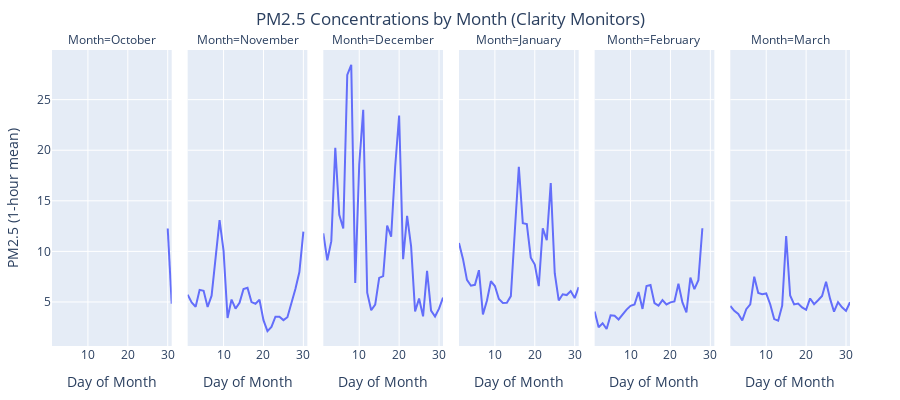

Notebook code for this chart:
### Code cell
# Keep the clarity_df_grouped definition
clarity_df_grouped = clarity_df.groupby(['date']).agg({'pm2_5_1h_mean': 'mean'}).reset_index()
clarity_df_grouped['month_year_str'] = clarity_df_grouped['date'].dt.strftime('%B')
clarity_df_grouped['day'] = clarity_df_grouped['date'].dt.day

# Create a facet grid with month-year as the facet column
fig = px.line(
    clarity_df_grouped,
    x="day",
    y="pm2_5_1h_mean",
    facet_col="month_year_str",
    facet_col_wrap=6,
    title="PM2.5 Concentrations by Month (Clarity Monitors)",
    labels={"pm2_5_1h_mean": "PM2.5 (1-hour mean)", "day": "Day of Month", "month_year_str": "Month"},
    height=400
)

# Update layout for better visualization
fig.update_layout(
    margin=dict(t=50, l=50, r=50, b=50),
    title_x=0.5
)

# Show the plot
fig.show()

### Figure 1 — Plotly figure (JSON) as saved in the notebook; plotly's stock layout.template omitted (floating-point values rounded to 4 significant figures)
{"data": [{"hovertemplate": "Month=October<br>Day of Month=%{x}<br>PM2.5 (1-hour mean)=%{y}<extra></extra>", "legendgroup": "", "line": {"color": "#636efa", "dash": "solid"}, "marker": {"symbol": "circle"}, "mode": "lines", "name": "", "orientation": "v", "showlegend": false, "type": "scatter", "x": [30, 31], "xaxis": "x", "y": [12.27, 4.833], "yaxis": "y"}, {"hovertemplate": "Month=November<br>Day of Month=%{x}<br>PM2.5 (1-hour mean)=%{y}<extra></extra>", "legendgroup": "", "line": {"color": "#636efa", "dash": "solid"}, "marker": {"symbol": "circle"}, "mode": "lines", "name": "", "orientation": "v", "showlegend": false, "type": "scatter", "x": [1, 2, 3, 4, 5, 6, 7, 8, 9, 10, 11, 12, 13, 14, 15, 16, 17, 18, 19, 20, 21, 22, 23, 24, 25, 26, 27, 28, 29, 30], "xaxis": "x2", "y": [5.724, 4.951, 4.522, 6.193, 6.101, 4.505, 5.619, 9.501, 13.08, 10.05, 3.415, 5.239, 4.338, 4.917, 6.278, 6.406, 4.99, 4.821, 5.218, 3.204, 2.11, 2.528, 3.548, 3.531, 3.204, 3.494, 4.772, 6.281, 7.956, 11.95], "yaxis": "y2"}, {"hovertemplate": "Month=December<br>Day of Month=%{x}<br>PM2.5 (1-hour mean)=%{y}<extra></extra>", "legendgroup": "", "line": {"color": "#636efa", "dash": "solid"}, "marker": {"symbol": "circle"}, "mode": "lines", "name": "", "orientation": "v", "showlegend": false, "type": "scatter", "x": [1, 2, 3, 4, 5, 6, 7, 8, 9, 10, 11, 12, 13, 14, 15, 16, 17, 18, 19, 20, 21, 22, 23, 24, 25, 26, 27, 28, 29, 30, 31], "xaxis": "x3", "y": [11.79, 9.119, 11.01, 20.25, 13.62, 12.25, 27.44, 28.44, 6.888, 18.59, 23.99, 5.914, 4.179, 4.733, 7.381, 7.55, 12.56, 11.45, 18.31, 23.43, 9.23, 13.51, 10.5, 4.074, 5.334, 3.573, 8.077, 4.14, 3.564, 4.336, 5.421], "yaxis": "y3"}, {"hovertemplate": "Month=January<br>Day of Month=%{x}<br>PM2.5 (1-hour mean)=%{y}<extra></extra>", "legendgroup": "", "line": {"color": "#636efa", "dash": "solid"}, "marker": {"symbol": "circle"}, "mode": "lines", "name": "", "orientation": "v", "showlegend": false, "type": "scatter", "x": [1, 2, 3, 4, 5, 6, 7, 8, 9, 10, 11, 12, 13, 14, 15, 16, 17, 18, 19, 20, 21, 22, 23, 24, 25, 26, 27, 28, 29, 30, 31], "xaxis": "x4", "y": [10.83, 9.254, 7.184, 6.605, 6.695, 8.141, 3.772, 5.121, 7.045, 6.579, 5.286, 4.898, 4.929, 5.578, 12.02, 18.36, 12.79, 12.71, 9.377, 8.695, 6.568, 12.29, 11.1, 16.75, 7.844, 5.151, 5.761, 5.682, 6.078, 5.384, 6.468], "yaxis": "y4"}, {"hovertemplate": "Month=February<br>Day of Month=%{x}<br>PM2.5 (1-hour mean)=%{y}<extra></extra>", "legendgroup": "", "line": {"color": "#636efa", "dash": "solid"}, "marker": {"symbol": "circle"}, "mode": "lines", "name": "", "orientation": "v", "showlegend": false, "type": "scatter", "x": [1, 2, 3, 4, 5, 6, 7, 8, 9, 10, 11, 12, 13, 14, 15, 16, 17, 18, 19, 20, 21, 22, 23, 24, 25, 26, 27, 28], "xaxis": "x5", "y": [4.06, 2.508, 2.895, 2.33, 3.681, 3.645, 3.269, 3.822, 4.249, 4.621, 4.744, 5.991, 4.31, 6.583, 6.684, 4.877, 4.636, 5.186, 4.757, 4.964, 5.049, 6.797, 4.958, 3.981, 7.41, 6.273, 7.155, 12.28], "yaxis": "y5"}, {"hovertemplate": "Month=March<br>Day of Month=%{x}<br>PM2.5 (1-hour mean)=%{y}<extra></extra>", "legendgroup": "", "line": {"color": "#636efa", "dash": "solid"}, "marker": {"symbol": "circle"}, "mode": "lines", "name": "", "orientation": "v", "showlegend": false, "type": "scatter", "x": [1, 2, 3, 4, 5, 6, 7, 8, 9, 10, 11, 12, 13, 14, 15, 16, 17, 18, 19, 20, 21, 22, 23, 24, 25, 26, 27, 28, 29, 30, 31], "xaxis": "x6", "y": [4.605, 4.12, 3.808, 3.177, 4.281, 4.763, 7.501, 5.892, 5.775, 5.84, 4.777, 3.305, 3.154, 4.629, 11.53, 5.642, 4.755, 4.835, 4.454, 4.22, 5.347, 4.781, 5.165, 5.599, 6.999, 5.327, 4.037, 4.979, 4.47, 4.114, 4.971], "yaxis": "y6"}], "layout": {"annotations": [{"font": {}, "showarrow": false, "text": "Month=October", "x": 0.075, "xanchor": "center", "xref": "paper", "y": 1, "yanchor": "bottom", "yref": "paper"}, {"font": {}, "showarrow": false, "text": "Month=November", "x": 0.245, "xanchor": "center", "xref": "paper", "y": 1, "yanchor": "bottom", "yref": "paper"}, {"font": {}, "showarrow": false, "text": "Month=December", "x": 0.415, "xanchor": "center", "xref": "paper", "y": 1, "yanchor": "bottom", "yref": "paper"}, {"font": {}, "showarrow": false, "text": "Month=January", "x": 0.585, "xanchor": "center", "xref": "paper", "y": 1, "yanchor": "bottom", "yref": "paper"}, {"font": {}, "showarrow": false, "text": "Month=February", "x": 0.755, "xanchor": "center", "xref": "paper", "y": 1, "yanchor": "bottom", "yref": "paper"}, {"font": {}, "showarrow": false, "text": "Month=March", "x": 0.925, "xanchor": "center", "xref": "paper", "y": 1, "yanchor": "bottom", "yref": "paper"}], "height": 400, "legend": {"tracegroupgap": 0}, "margin": {"b": 50, "l": 50, "r": 50, "t": 50}, "title": {"text": "PM2.5 Concentrations by Month (Clarity Monitors)", "x": 0.5}, "xaxis": {"anchor": "y", "domain": [0, 0.15], "title": {"text": "Day of Month"}}, "xaxis2": {"anchor": "y2", "domain": [0.17, 0.32], "matches": "x", "title": {"text": "Day of Month"}}, "xaxis3": {"anchor": "y3", "domain": [0.34, 0.49], "matches": "x", "title": {"text": "Day of Month"}}, "xaxis4": {"anchor": "y4", "domain": [0.51, 0.66], "matches": "x", "title": {"text": "Day of Month"}}, "xaxis5": {"anchor": "y5", "domain": [0.68, 0.83], "matches": "x", "title": {"text": "Day of Month"}}, "xaxis6": {"anchor": "y6", "domain": [0.85, 1], "matches": "x", "title": {"text": "Day of Month"}}, "yaxis": {"anchor": "x", "domain": [0, 1], "title": {"text": "PM2.5 (1-hour mean)"}}, "yaxis2": {"anchor": "x2", "domain": [0, 1], "matches": "y", "showticklabels": false}, "yaxis3": {"anchor": "x3", "domain": [0, 1], "matches": "y", "showticklabels": false}, "yaxis4": {"anchor": "x4", "domain": [0, 1], "matches": "y", "showticklabels": false}, "yaxis5": {"anchor": "x5", "domain": [0, 1], "matches": "y", "showticklabels": false}, "yaxis6": {"anchor": "x6", "domain": [0, 1], "matches": "y", "showticklabels": false}}}
